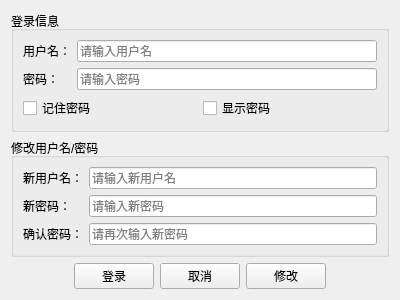
<?xml version="1.0" encoding="UTF-8"?>
<ui version="4.0">
 <class>LoginWidget</class>
 <widget class="QWidget" name="LoginWidget">
  <property name="geometry">
   <rect>
    <x>100</x>
    <y>100</y>
    <width>400</width>
    <height>300</height>
   </rect>
  </property>
  <property name="windowTitle">
   <string>用户登录</string>
  </property>
  <layout class="QVBoxLayout" name="verticalLayout" stretch="0,0,1,0">
   <item>
    <spacer name="topSpacer">
     <property name="orientation">
      <enum>Qt::Vertical</enum>
     </property>
     <property name="sizeHint" stdset="0">
      <size>
       <width>20</width>
       <height>40</height>
      </size>
     </property>
    </spacer>
   </item>
   <item>
    <widget class="QGroupBox" name="loginGroupBox">
     <property name="title">
      <string>登录信息</string>
     </property>
     <layout class="QFormLayout" name="formLayout">
      <item row="0" column="0">
       <widget class="QLabel" name="usernameLabel">
        <property name="text">
         <string>用户名：</string>
        </property>
       </widget>
      </item>
      <item row="0" column="1">
       <widget class="QLineEdit" name="usernameLineEdit">
        <property name="placeholderText">
         <string>请输入用户名</string>
        </property>
       </widget>
      </item>
      <item row="1" column="0">
       <widget class="QLabel" name="passwordLabel">
        <property name="text">
         <string>密码：</string>
        </property>
       </widget>
      </item>
      <item row="1" column="1">
       <widget class="QLineEdit" name="passwordLineEdit">
        <property name="placeholderText">
         <string>请输入密码</string>
        </property>
       </widget>
      </item>
      <item row="2" column="0" colspan="2">
       <layout class="QHBoxLayout" name="horizontalLayout">
        <item>
         <widget class="QCheckBox" name="rememberPasswordCheckBox">
          <property name="text">
           <string>记住密码</string>
          </property>
         </widget>
        </item>
        <item>
         <widget class="QCheckBox" name="showPasswordCheckBox">
          <property name="text">
           <string>显示密码</string>
          </property>
         </widget>
        </item>
       </layout>
      </item>
     </layout>
    </widget>
   </item>
   <item>
    <widget class="QGroupBox" name="changeGroupBox">
     <property name="title">
      <string>修改用户名/密码</string>
     </property>
     <layout class="QFormLayout" name="formLayout_2">
      <item row="0" column="0">
       <widget class="QLabel" name="newUsernameLabel">
        <property name="text">
         <string>新用户名：</string>
        </property>
       </widget>
      </item>
      <item row="0" column="1">
       <widget class="QLineEdit" name="newUsernameLineEdit">
        <property name="placeholderText">
         <string>请输入新用户名</string>
        </property>
       </widget>
      </item>
      <item row="1" column="0">
       <widget class="QLabel" name="newPasswordLabel">
        <property name="text">
         <string>新密码：</string>
        </property>
       </widget>
      </item>
      <item row="1" column="1">
       <widget class="QLineEdit" name="newPasswordLineEdit">
        <property name="echoMode">
         <enum>QLineEdit::Password</enum>
        </property>
        <property name="placeholderText">
         <string>请输入新密码</string>
        </property>
       </widget>
      </item>
      <item row="2" column="0">
       <widget class="QLabel" name="confirmPasswordLabel">
        <property name="text">
         <string>确认密码：</string>
        </property>
       </widget>
      </item>
      <item row="2" column="1">
       <widget class="QLineEdit" name="confirmPasswordLineEdit">
        <property name="echoMode">
         <enum>QLineEdit::Password</enum>
        </property>
        <property name="placeholderText">
         <string>请再次输入新密码</string>
        </property>
       </widget>
      </item>
     </layout>
    </widget>
   </item>
   <item>
    <layout class="QHBoxLayout" name="buttonLayout">
     <item>
      <spacer name="buttonSpacer">
       <property name="orientation">
        <enum>Qt::Horizontal</enum>
       </property>
       <property name="sizeHint" stdset="0">
        <size>
         <width>40</width>
         <height>20</height>
        </size>
       </property>
      </spacer>
     </item>
     <item>
      <widget class="QPushButton" name="loginButton">
       <property name="text">
        <string>登录</string>
       </property>
       <property name="minimumWidth">
        <number>80</number>
       </property>
      </widget>
     </item>
     <item>
      <widget class="QPushButton" name="cancelButton">
       <property name="text">
        <string>取消</string>
       </property>
       <property name="minimumWidth">
        <number>80</number>
       </property>
      </widget>
     </item>
     <item>
      <widget class="QPushButton" name="changeCredentialsButton">
       <property name="text">
        <string>修改</string>
       </property>
       <property name="minimumWidth">
        <number>80</number>
       </property>
      </widget>
     </item>
     <item>
      <spacer name="buttonSpacer_2">
       <property name="orientation">
        <enum>Qt::Horizontal</enum>
       </property>
       <property name="sizeHint" stdset="0">
        <size>
         <width>40</width>
         <height>20</height>
        </size>
       </property>
      </spacer>
     </item>
    </layout>
   </item>
  </layout>
 </widget>
 <resources/>
 <connections>
  <connection>
   <sender>loginButton</sender>
   <signal>clicked()</signal>
   <receiver>LoginWidget</receiver>
   <slot>on_loginButton_clicked()</slot>
   <hints>
    <hint type="sourcelabel">
     <x>161</x>
     <y>254</y>
    </hint>
    <hint type="destinationlabel">
     <x>199</x>
     <y>149</y>
    </hint>
   </hints>
  </connection>
  <connection>
   <sender>cancelButton</sender>
   <signal>clicked()</signal>
   <receiver>LoginWidget</receiver>
   <slot>on_cancelButton_clicked()</slot>
   <hints>
    <hint type="sourcelabel">
     <x>251</x>
     <y>254</y>
    </hint>
    <hint type="destinationlabel">
     <x>199</x>
     <y>149</y>
    </hint>
   </hints>
  </connection>
  <connection>
   <sender>showPasswordCheckBox</sender>
   <signal>toggled(bool)</signal>
   <receiver>LoginWidget</receiver>
   <slot>on_showPasswordCheckBox_toggled(bool)</slot>
   <hints>
    <hint type="sourcelabel">
     <x>251</x>
     <y>116</y>
    </hint>
    <hint type="destinationlabel">
     <x>199</x>
     <y>149</y>
    </hint>
   </hints>
  </connection>
  <connection>
   <sender>changeCredentialsButton</sender>
   <signal>clicked()</signal>
   <receiver>LoginWidget</receiver>
   <slot>on_changeCredentialsButton_clicked()</slot>
   <hints>
    <hint type="sourcelabel">
     <x>341</x>
     <y>254</y>
    </hint>
    <hint type="destinationlabel">
     <x>199</x>
     <y>149</y>
    </hint>
   </hints>
  </connection>
 </connections>
</ui>
